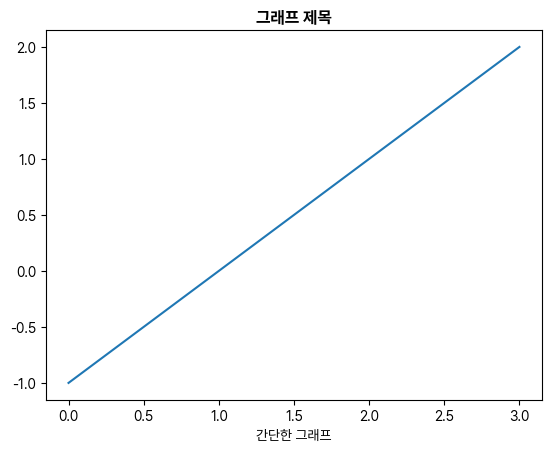

The Python source for this figure:
import matplotlib.pyplot as plt
import koreanize_matplotlib

plt.plot([-1, 0, 1, 2])
plt.xlabel("간단한 그래프")
plt.show()
